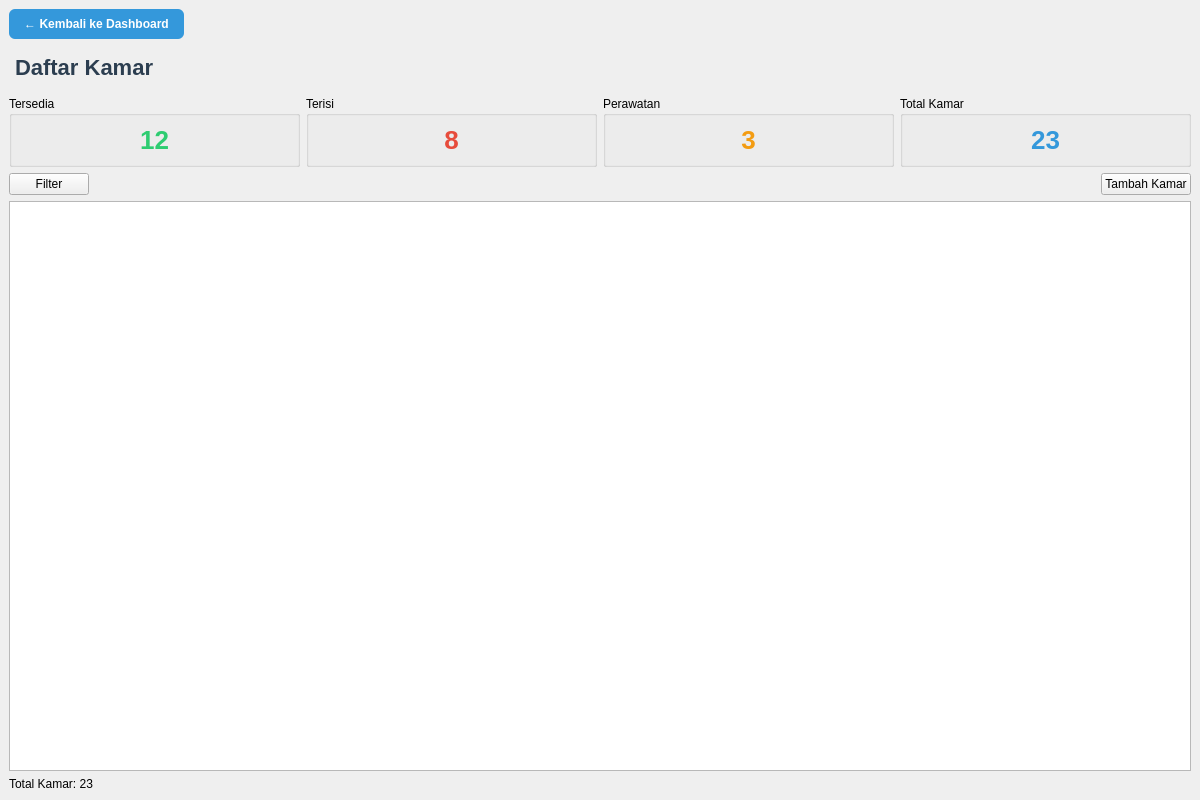
<?xml version="1.0" encoding="UTF-8"?>
<ui version="4.0">
 <class>KamarWindow</class>
 <widget class="QMainWindow" name="KamarWindow">
  <property name="geometry">
   <rect>
    <x>0</x>
    <y>0</y>
    <width>1200</width>
    <height>800</height>
   </rect>
  </property>
  <property name="windowTitle">
   <string>Manajemen Kamar</string>
  </property>

  <widget class="QWidget" name="centralwidget">
   <layout class="QVBoxLayout" name="mainLayout">

    <!-- TOP BAR -->
    <item>
     <layout class="QHBoxLayout" name="topLayout">
      <item>
       <widget class="QPushButton" name="btnKembali">
        <property name="text">
         <string>← Kembali ke Dashboard</string>
        </property>
        <property name="styleSheet">
         <string>
          QPushButton {
            background-color: #3498db;
            color: white;
            padding: 8px 15px;
            border-radius: 6px;
            font-weight: bold;
          }
          QPushButton:hover {
            background-color: #2980b9;
          }
         </string>
        </property>
       </widget>
      </item>
      <item>
       <spacer name="horizontalSpacerTop">
        <property name="orientation">
         <enum>Qt::Horizontal</enum>
        </property>
        <property name="sizeHint" stdset="0">
         <size>
          <width>800</width>
          <height>20</height>
         </size>
        </property>
       </spacer>
      </item>
     </layout>
    </item>

    <!-- TITLE -->
    <item>
     <widget class="QLabel" name="titleLabel">
      <property name="text">
       <string>Daftar Kamar</string>
      </property>
      <property name="styleSheet">
       <string>
        QLabel {
          font-size: 22px;
          font-weight: bold;
          color: #2c3e50;
          margin: 10px 0;
        }
       </string>
      </property>
     </widget>
    </item>

    <!-- STATISTIK -->
    <item>
     <layout class="QHBoxLayout" name="statsLayout">

      <item>
       <widget class="QGroupBox" name="stat1">
        <property name="title">
         <string>Tersedia</string>
        </property>
        <layout class="QVBoxLayout">
         <item>
          <widget class="QLabel" name="stat1Value">
           <property name="text">
            <string>12</string>
           </property>
           <property name="alignment">
            <set>Qt::AlignCenter</set>
           </property>
           <property name="styleSheet">
            <string>font-size: 26px; color: #2ecc71; font-weight: bold;</string>
           </property>
          </widget>
         </item>
        </layout>
       </widget>
      </item>

      <item>
       <widget class="QGroupBox" name="stat2">
        <property name="title">
         <string>Terisi</string>
        </property>
        <layout class="QVBoxLayout">
         <item>
          <widget class="QLabel" name="stat2Value">
           <property name="text">
            <string>8</string>
           </property>
           <property name="alignment">
            <set>Qt::AlignCenter</set>
           </property>
           <property name="styleSheet">
            <string>font-size: 26px; color: #e74c3c; font-weight: bold;</string>
           </property>
          </widget>
         </item>
        </layout>
       </widget>
      </item>

      <item>
       <widget class="QGroupBox" name="stat3">
        <property name="title">
         <string>Perawatan</string>
        </property>
        <layout class="QVBoxLayout">
         <item>
          <widget class="QLabel" name="stat3Value">
           <property name="text">
            <string>3</string>
           </property>
           <property name="alignment">
            <set>Qt::AlignCenter</set>
           </property>
           <property name="styleSheet">
            <string>font-size: 26px; color: #f39c12; font-weight: bold;</string>
           </property>
          </widget>
         </item>
        </layout>
       </widget>
      </item>

      <item>
       <widget class="QGroupBox" name="stat4">
        <property name="title">
         <string>Total Kamar</string>
        </property>
        <layout class="QVBoxLayout">
         <item>
          <widget class="QLabel" name="stat4Value">
           <property name="text">
            <string>23</string>
           </property>
           <property name="alignment">
            <set>Qt::AlignCenter</set>
           </property>
           <property name="styleSheet">
            <string>font-size: 26px; color: #3498db; font-weight: bold;</string>
           </property>
          </widget>
         </item>
        </layout>
       </widget>
      </item>

     </layout>
    </item>

    <!-- BUTTON ACTION -->
    <item>
     <layout class="QHBoxLayout">
      <item>
       <widget class="QPushButton" name="filterBtn">
        <property name="text">
         <string>Filter</string>
        </property>
       </widget>
      </item>
      <item>
       <spacer name="horizontalSpacerBtn">
        <property name="orientation">
         <enum>Qt::Horizontal</enum>
        </property>
        <property name="sizeHint" stdset="0">
         <size>
          <width>600</width>
          <height>20</height>
         </size>
        </property>
       </spacer>
      </item>
      <item>
       <widget class="QPushButton" name="tambahBtn">
        <property name="text">
         <string>Tambah Kamar</string>
        </property>
       </widget>
      </item>
     </layout>
    </item>

    <!-- TABLE -->
    <item>
     <widget class="QTableWidget" name="kamarTable"/>
    </item>

    <item>
     <widget class="QLabel" name="totalLabel">
      <property name="text">
       <string>Total Kamar: 23</string>
      </property>
     </widget>
    </item>

   </layout>
  </widget>
 </widget>
 <resources/>
 <connections/>
</ui>
